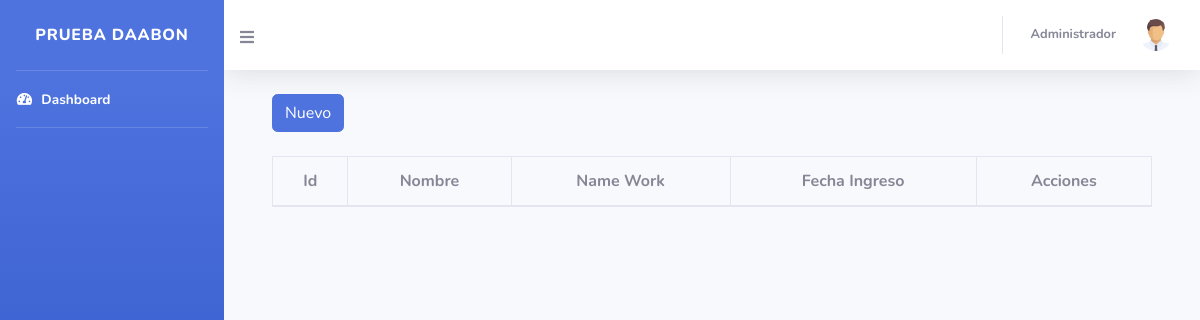
The app's page /, older data.
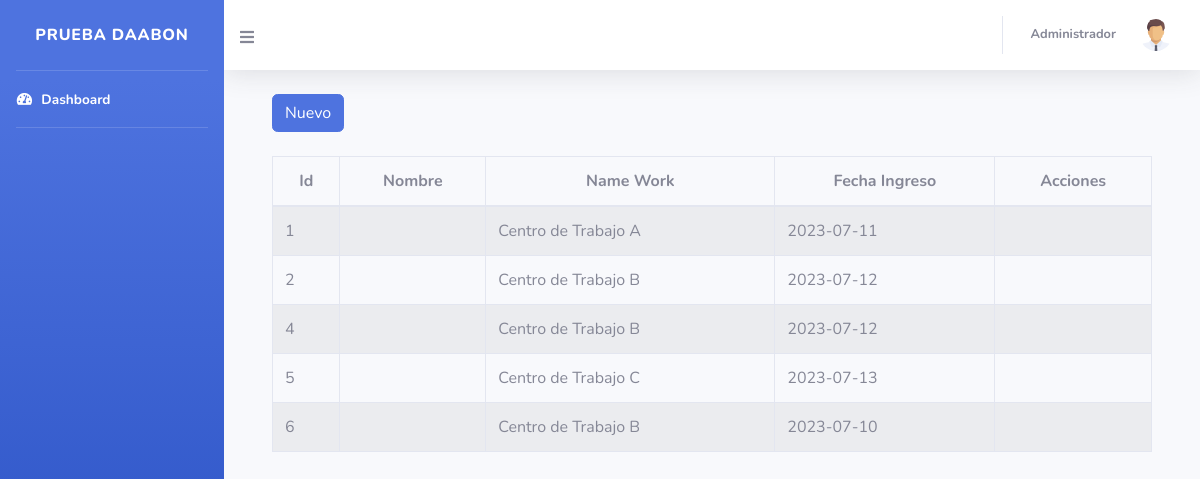
The same page, newer data.
### tables this page shows
CREATE TABLE `users` (
  `id` int(11) NOT NULL,
  `name` varchar(255) DEFAULT NULL,
  `work_center_id` int(11) DEFAULT NULL,
  `entry_date` date DEFAULT NULL
);

CREATE TABLE `work_centers` (
  `id` int(11) NOT NULL,
  `name_work` varchar(255) DEFAULT NULL
);

### index.php (the view, shortened to what this page needs)
<?php
require_once "vistas/parte_superior.php";
?>
<div class="container">
  <?php
  $objeto = new Conexion();
  $conexion = $objeto->Conectar();
  $consulta = "SELECT users.id, users.names, users.work_center_id, users.entry_date, work_centers.name_work FROM users INNER JOIN work_centers ON users.work_center_id = work_centers.id";
  $resultado = $conexion->prepare($consulta);
  $resultado->execute();
  $data = $resultado->fetchAll(PDO::FETCH_ASSOC);
  ?>
  <div class="container">
    <div class="row">
      <div class="col-lg-12">
        <div class='btn-group'><button class='btn btn-primary' id="btnNuevo" type="button" data-toggle="modal">Nuevo</button></div>
      </div>
    </div>
  </div>
  <br>
  <div class="container">
    <div class="row">
      <div class="col-lg-12">
        <div class="table-responsive">
          <table id="tablaPersonas" class="table table-striped table-bordered table-condensed" style="width:100%">
            <thead class="text-center">
              <tr>
                <th>Id</th>
                <th>Nombre</th>
                <th>Name Work</th>
                <th>Fecha Ingreso</th>
                <th>Acciones</th>
              </tr>
            </thead>
            <tbody>
              <?php
              foreach ($data as $dat) {
              ?>
                <tr>
                  <td><?php echo $dat['id'] ?></td>
                  <td><?php echo $dat['names'] ?></td>
                  <td><?php echo $dat['name_work'] ?></td>
                  <td><?php echo $dat['entry_date'] ?></td>
                  <td></td>
                </tr>
              <?php
              }
              ?>
            </tbody>
          </table>
        </div>
      </div>
    </div>
  </div>
  <?php require_once "vistas/parte_inferior.php" ?>

### vistas/parte_superior.php (shortened to what this page needs)
<!DOCTYPE html>
<html lang="en">
<head>
  <link href="vendor/fontawesome-free/css/all.min.css" rel="stylesheet" type="text/css">
  <link href="css/sb-admin-2.min.css" rel="stylesheet">
  <link rel="stylesheet" type="text/css" href="vendor/datatables/datatables.min.css" />
  <link rel="stylesheet" type="text/css" href="vendor/datatables/DataTables-1.10.18/css/dataTables.bootstrap4.min.css">
</head>
<body id="page-top">
  <div id="wrapper">
    <ul class="navbar-nav bg-gradient-primary sidebar sidebar-dark accordion" id="accordionSidebar">
      <a class="sidebar-brand d-flex align-items-center justify-content-center">
        <div class="sidebar-brand-text mx-3">Prueba Daabon<sup></sup></div>
      </a>
      <hr class="sidebar-divider my-0">
      <li class="nav-item active">
        <a class="nav-link">
          <i class="fas fa-fw fa-tachometer-alt"></i>
          <span>Dashboard</span></a>
      </li>
      <hr class="sidebar-divider d-none d-md-block">
    </ul>
    <div id="content-wrapper" class="d-flex flex-column">
      <div id="content">
        <nav class="navbar navbar-expand navbar-light bg-white topbar mb-4 static-top shadow">
          <div class="text-center d-none d-md-inline" style="cursor: pointer;">
                <i style="margin-top:8px;" class="fa fa-bars" id="sidebarToggle"></i>
          </div>
          <ul class="navbar-nav ml-auto">
            <li class="nav-item dropdown no-arrow">
            <a class="nav-link dropdown-toggle" href="#" id="userDropdown" role="button" data-toggle="dropdown" aria-haspopup="true" aria-expanded="false">
              <span class="mr-4 d-none d-lg-inline text-gray-600 small"><b>Administrador</b></span>
              <img class="img-profile rounded-circle" src="img/user.png">
            </a>
            </li>
          </ul>
        </nav>

### vistas/parte_inferior.php (shortened to what this page needs)
</body>
</html>

Row changes from the older to the newer data that the page shows:
now on this page (row edited): users: id "1", work_center.name_work "Centro de Trabajo A", entry_date "2023-07-11"
added users: id "2", work_center.name_work "Centro de Trabajo B", entry_date "2023-07-12"
added users: id "4", work_center.name_work "Centro de Trabajo B", entry_date "2023-07-12"
added users: id "5", work_center.name_work "Centro de Trabajo C", entry_date "2023-07-13"
added users: id "6", work_center.name_work "Centro de Trabajo B", entry_date "2023-07-10"
